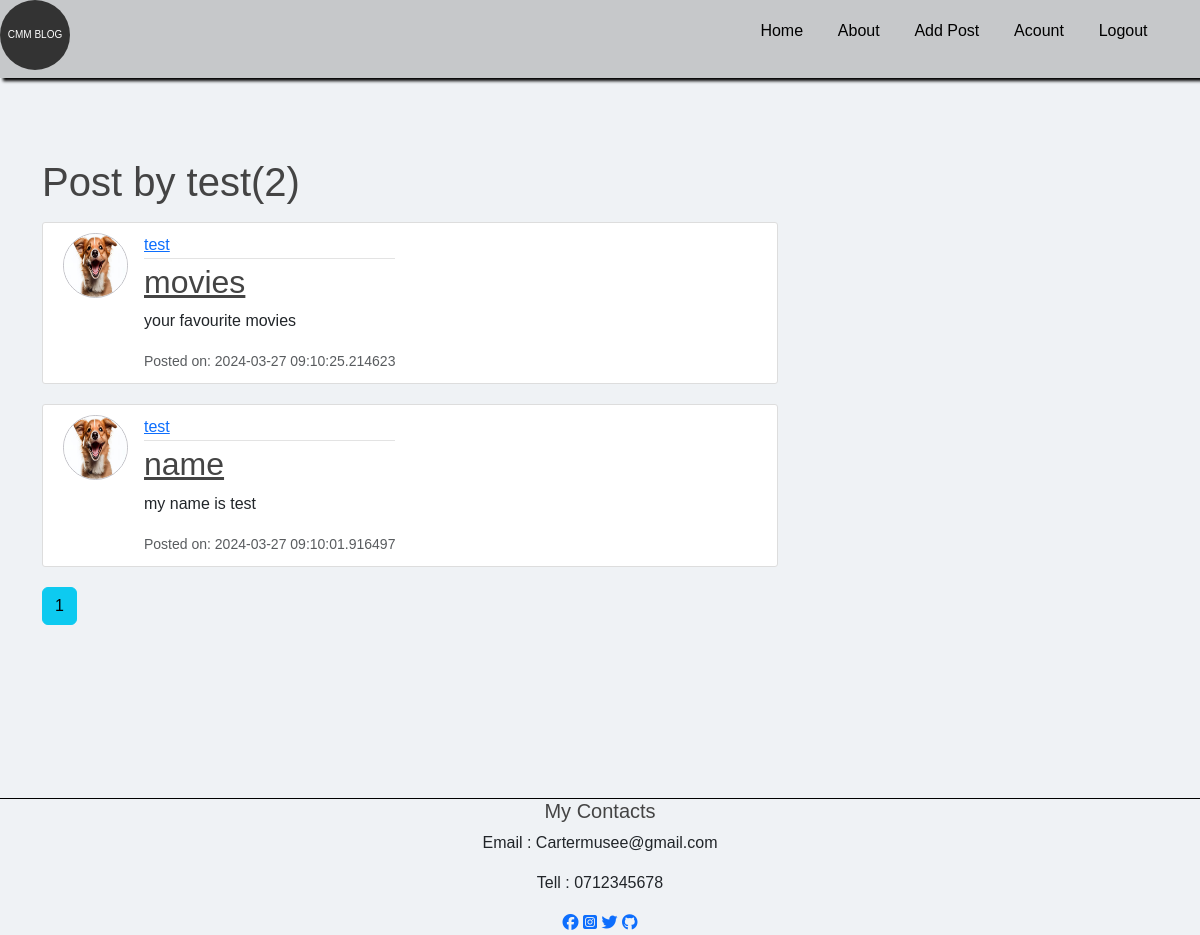
The app's page /user/test (signed in), older data.
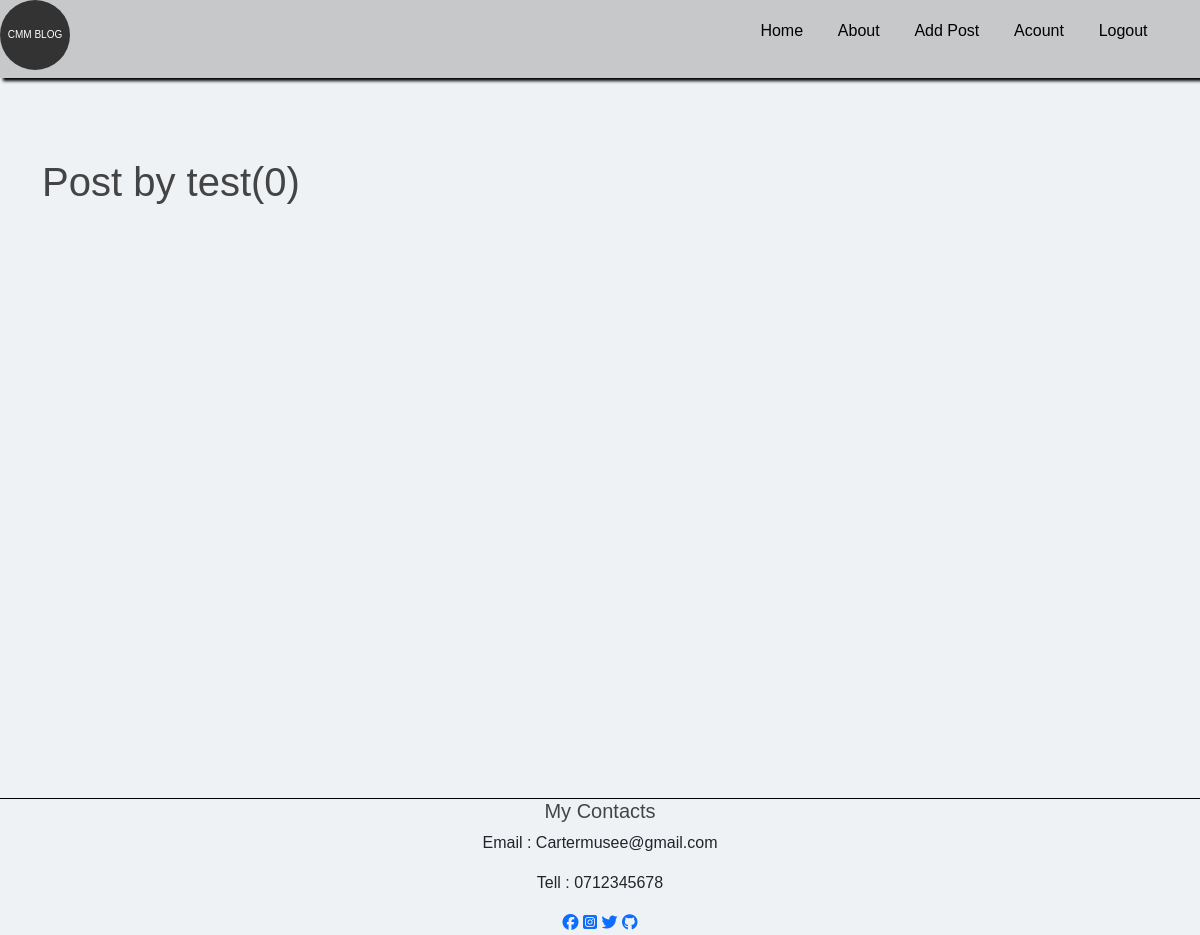
The same page, newer data.
### flaskblog/modules.py (models this page shows, shortened)
class User(db.Model,UserMixin):
    id = db.Column(db.Integer, primary_key=True)
    username = db.Column(db.String(20), unique=True, nullable=False)
    email = db.Column(db.String(120), unique=True, nullable=False)
    image_file = db.Column(db.String(20), nullable=False, default='default.jpg')
    password = db.Column(db.String(60), nullable=False)
    post = db.relationship('Post',backref='author',lazy=True, cascade='all, delete-orphan')

class Post(db.Model):
    id = db.Column(db.Integer, primary_key=True)
    title = db.Column(db.String(100), nullable=False)
    date_posted = db.Column(db.DateTime, nullable=False, default=datetime.utcnow)
    content = db.Column(db.Text(2000), nullable=False)
    user_id = db.Column(db.Integer(), db.ForeignKey('user.id'), nullable=False)

### flaskblog/routes.py (the view)
@app.route("/user/<string:username>")
@login_required
def user_posts(username):
    page = request.args.get('page',1,type=int)
    user = User.query.filter_by(username=username).first_or_404()
    posts=Post.query.filter_by(author=user)\
        .order_by(Post.date_posted.desc())\
        .paginate(page=page,per_page=2)
    return render_template("user_post.html",posts=posts,user=user)

### flaskblog/modules.py (called while the page is built)
@login_manager.user_loader
def load_user(user_id):
    return User.query.get(int(user_id))

### flaskblog/templates/user_post.html
{% extends "layout.html" %}
{% block body%}
<div style="height: 80vh;">
  <h1 class="mb-3">Post by {{user.username}}({{posts.total}})</h1>
    {% for post in posts.items %}
    <article class="media content-section">
      <img class="rounded-circle article-img" src="{{ url_for('static', filename='images/' + post.author.image_file) }}">
        <div class="media-body">
          <div class="article-metadata">
            <a class="mr-2" href="{{ url_for('user_posts', username=post.author.username) }}">{{ post.author.username }}</a>
          </div>
          <h2><a class="article-title" href="{{ url_for('post',post_id=post.id) }}">{{ post.title }}</a></h2>
          <p class="article-content">{{ post.content }}</p>
          <small class="text-muted">Posted on: {{ post.date_posted }}</small>
        </div>
      </article>
    {% endfor%}
    {% for page_num in posts.iter_pages(left_edge=1,right_edge=1,left_current=2,right_current=2)%}
      {% if page_num %}
        {% if posts.page == page_num %}
          <a class="btn btn-info mb-4" href="{{ url_for('user_posts', username=user.username,page=page_num) }}">{{ page_num }}</a>
        {% else %}
          <a class="btn btn-info mb-4" href="{{ url_for('user_posts',username=user.username, page=page_num) }}">{{ page_num }}</a>
        {%endif%}
      {% else %}
        ...
      {% endif %}
    {% endfor %}
</div>
{% endblock %}

Row changes from the older to the newer data that the page shows:
removed Post: image_file (placeholder picture), author.username "test", title "movies", content "your favourite movies", date_posted "2024-03-27 09:10:25.214623"
removed Post: image_file (placeholder picture), author.username "test", title "name", content "my name is test", date_posted "2024-03-27 09:10:01.916497"
Text that changed along with them:
{{ posts.total }}: "2" → "0"
list line gone: "1"
